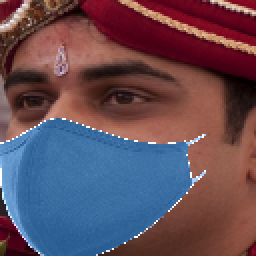
#> input picture dataset/part1/test/masked/0001928.png, 128 x 128 px (shown 2 times larger); its folder holds only this picture in this run; the run also reads 1 picture not shown here
$ jupyter execute EDA1.ipynb
#> lines starting #> are read from the running program, lines starting #| are printed output that depends on the picture
# 🎭 EDA — Masked Face Super Resolution (Kaggle: splitted-masked-ffhq-cropped)

Analyse exploratoire **exhaustive** du dataset utilisé pour le projet de reconstruction/super-résolution de visages masqués.

## Plan
1. **Configuration & chargement**
2. **Structure & arborescence**
3. **Volumétrie** — combien d'images par part/split/catégorie
4. **Appariement masked ↔ unmasked** *(critique pour l'entraînement)*
5. **Propriétés des images** — dimensions, modes, tailles de fichier
6. **Visualisation de paires** — qualité & alignement
7. **Échantillons par part** — diversité visuelle
8. **Statistiques pixel** — moyennes/écarts-types par canal
9. **Histogrammes** — distribution des intensités
10. **Image moyenne & localisation du masque**
11. **Comparaison inter-parts** — homogénéité des données
12. **Synthèse & recommandations**

## 1. Configuration & chargement

[cell 1]
import os
from pathlib import Path
from collections import defaultdict, Counter

import numpy as np
import pandas as pd
import matplotlib.pyplot as plt
from PIL import Image

plt.rcParams['figure.figsize'] = (12, 5)
plt.rcParams['figure.dpi'] = 90
pd.set_option('display.max_rows', 60)
pd.set_option('display.float_format', lambda x: f'{x:.2f}')

RANDOM_SEED = 42
np.random.seed(RANDOM_SEED)

[cell 2]
# ⚠️ CHANGE THIS PATH to where you extracted the Kaggle dataset
# Structure attendue : DATA_DIR / {part1,part2,part3} / {train,val,test} / {masked,unmasked} / *.png
DATA_DIR = Path('../dataset/')

PARTS = ['part1', 'part2', 'part3']
SPLITS = ['train', 'val', 'test']
CATEGORIES = ['masked', 'unmasked']

assert DATA_DIR.is_dir(), f"❌ DATA_DIR introuvable: {DATA_DIR.resolve()}\n→ Ajuste la variable DATA_DIR ci-dessus."
print(f"✓ Data dir: {DATA_DIR.resolve()}")

## 2. Structure & arborescence

Vérification que la structure correspond à l'attendu : `part{1,2,3} / {train,val,test} / {masked,unmasked}`.

[cell 3]
print(f"{DATA_DIR.name}/")
for part_dir in sorted(DATA_DIR.iterdir()):
    if not part_dir.is_dir() or part_dir.name not in PARTS:
        continue
    print(f"├── {part_dir.name}/")
    splits = sorted([d for d in part_dir.iterdir() if d.is_dir()])
    for i, split_dir in enumerate(splits):
        marker = '└──' if i == len(splits)-1 else '├──'
        print(f"│   {marker} {split_dir.name}/")
        for cat_dir in sorted(split_dir.iterdir()):
            if cat_dir.is_dir():
                n = len(list(cat_dir.glob('*.png')))
                print(f"│       ├── {cat_dir.name}/ ({n:,} images)")

## 3. Volumétrie

Comptage exact des images par combinaison (part, split, catégorie).

[cell 4]
rows = []
for part in PARTS:
    for split in SPLITS:
        for cat in CATEGORIES:
            d = DATA_DIR / part / split / cat
            if d.is_dir():
                n = len(list(d.glob('*.png')))
                rows.append({'part': part, 'split': split, 'category': cat, 'count': n})

df_vol = pd.DataFrame(rows)
pivot = df_vol.pivot_table(index=['part','split'], columns='category', values='count', fill_value=0)
pivot['total'] = pivot.sum(axis=1)
pivot.loc[('TOTAL','')] = pivot.sum()
print(pivot.to_string())
print(f"\n🔢 TOTAL: {df_vol['count'].sum():,} images")

[cell 5]
fig, axes = plt.subplots(1, 3, figsize=(18, 5))

# Bar chart: counts per (part, split) stacked by category
pivot_plot = pivot.drop(index='TOTAL', errors='ignore')[['masked','unmasked']]
pivot_plot.plot(kind='bar', ax=axes[0], color=['#e74c3c','#2ecc71'], width=0.75)
axes[0].set_title("Images par (part, split) et catégorie")
axes[0].set_ylabel('Nombre d\'images')
axes[0].tick_params(axis='x', rotation=45)
axes[0].legend(title='Catégorie')
axes[0].grid(axis='y', alpha=0.3)

# Pie: répartition par part
by_part = df_vol.groupby('part')['count'].sum()
axes[1].pie(by_part.values, labels=by_part.index, autopct='%1.1f%%',
            colors=['#3498db','#9b59b6','#f39c12'], startangle=90)
axes[1].set_title('Répartition par part')

# Pie: répartition par split (agrégé)
by_split = df_vol.groupby('split')['count'].sum()
axes[2].pie(by_split.values, labels=by_split.index, autopct='%1.1f%%',
            colors=['#16a085','#c0392b','#7f8c8d'], startangle=90)
axes[2].set_title('Répartition par split (agrégé)')

plt.tight_layout(); plt.show()
#> after `plt.tight_layout()`:
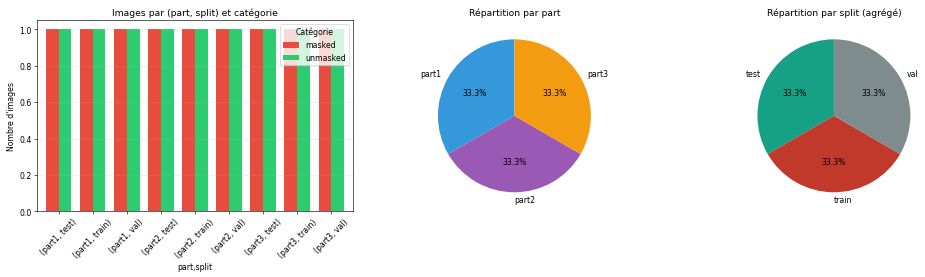
#> figure drawn by matplotlib, 3 panels

## 4. Appariement masked ↔ unmasked (CRITIQUE)

Pour l'entraînement supervisé, chaque image `masked/X.png` doit avoir son pendant `unmasked/X.png`.
Si ce n'est pas le cas → les paires ne sont pas alignées et il faut prévoir un filtre.

[cell 6]
rows = []
for part in PARTS:
    for split in SPLITS:
        m_dir = DATA_DIR / part / split / 'masked'
        u_dir = DATA_DIR / part / split / 'unmasked'
        if not (m_dir.is_dir() and u_dir.is_dir()):
            continue
        m_files = {p.name for p in m_dir.glob('*.png')}
        u_files = {p.name for p in u_dir.glob('*.png')}
        common = m_files & u_files
        denom = max(len(m_files), len(u_files), 1)
        rows.append({
            'part': part, 'split': split,
            'masked': len(m_files), 'unmasked': len(u_files),
            'paired': len(common),
            'masked_only': len(m_files - u_files),
            'unmasked_only': len(u_files - m_files),
            'pair_rate_%': round(100 * len(common) / denom, 1),
        })

df_pair = pd.DataFrame(rows)
print(df_pair.to_string(index=False))
print(f"\n✓ Total paires utilisables: {df_pair['paired'].sum():,}")
print(f"⚠️  Images orphelines: {(df_pair['masked_only'].sum() + df_pair['unmasked_only'].sum()):,}")

[cell 7]
# Visualisation du taux d'appariement
fig, ax = plt.subplots(figsize=(10, 4))
labels = df_pair['part'] + '/' + df_pair['split']
x = np.arange(len(labels))
width = 0.35
ax.bar(x - width/2, df_pair['paired'], width, label='Paires appariées', color='#27ae60')
ax.bar(x + width/2, df_pair['masked_only'] + df_pair['unmasked_only'], width,
       label='Orphelines', color='#e67e22')
ax.set_xticks(x); ax.set_xticklabels(labels, rotation=45)
ax.set_ylabel('Nombre d\'images')
ax.set_title('Paires utilisables vs. images orphelines par (part, split)')
ax.legend(); ax.grid(axis='y', alpha=0.3)
plt.tight_layout(); plt.show()
#> after `plt.tight_layout()`:
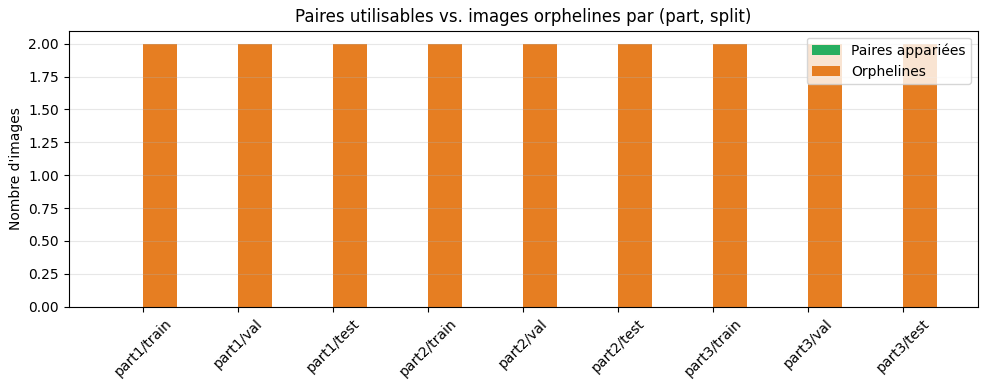
#> figure drawn by matplotlib, 1 panel

## 5. Propriétés des images

Dimensions, modes couleur, tailles de fichier. On scanne **toutes** les images.

[cell 8]
all_paths = list(DATA_DIR.glob('**/*.png'))
print(f"Scan de {len(all_paths):,} images...")

sizes = Counter()
modes = Counter()
file_sizes_kb = []

for p in all_paths:
    with Image.open(p) as im:
#> im is the input picture: PIL image 128x128 RGB; mean R, G, B 99.3, 76.8, 89.4
        sizes[im.size] += 1
        modes[im.mode] += 1
    file_sizes_kb.append(p.stat().st_size / 1024)

print(f"\n📐 Dimensions trouvées : {dict(sizes)}")
#| 📐 Dimensions trouvées : {(128, 128): 2}
print(f"🎨 Modes couleur      : {dict(modes)}")
#| 🎨 Modes couleur      : {'RGB': 2}
print(f"\n💾 Taille fichier (KB) : min={min(file_sizes_kb):.1f}  max={max(file_sizes_kb):.1f}  "
      f"mean={np.mean(file_sizes_kb):.1f}  median={np.median(file_sizes_kb):.1f}")

[cell 9]
fig, axes = plt.subplots(1, 2, figsize=(14, 4))
axes[0].hist(file_sizes_kb, bins=60, color='#3498db', edgecolor='black', alpha=0.75)
axes[0].axvline(np.mean(file_sizes_kb), color='red', linestyle='--', label=f'Moyenne: {np.mean(file_sizes_kb):.1f} KB')
axes[0].set_xlabel('Taille (KB)'); axes[0].set_ylabel('Fréquence')
axes[0].set_title('Distribution des tailles de fichier')
axes[0].legend(); axes[0].grid(alpha=0.3)

top_sizes = dict(sizes.most_common(6))
#> top_sizes = {(128, 128): 2}
axes[1].pie(top_sizes.values(), labels=[f"{k[0]}×{k[1]}" for k in top_sizes],
            autopct='%1.1f%%', startangle=90)
axes[1].set_title('Dimensions des images')
plt.tight_layout(); plt.show()
#> after `plt.tight_layout()`:
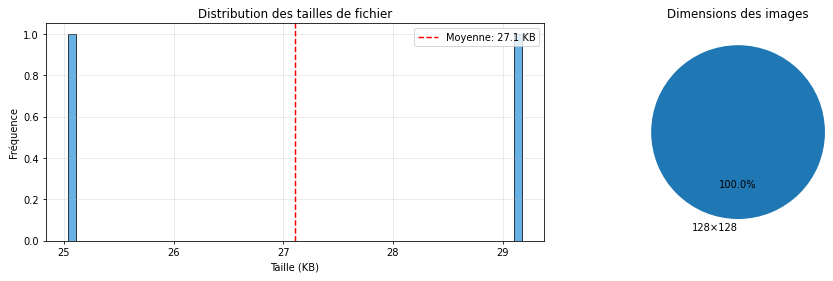
#> figure drawn by matplotlib, 2 panels

## 6. Visualisation de paires appariées

Affichage de quelques paires `masked`/`unmasked` ayant le **même filename**. Ça permet de voir si les paires correspondent visuellement (même personne ? même pose ?).

[cell 10]
def get_paired_samples(part, split, n=5):
    m_dir = DATA_DIR / part / split / 'masked'
    u_dir = DATA_DIR / part / split / 'unmasked'
    if not (m_dir.is_dir() and u_dir.is_dir()):
        return []
    m_files = {p.name for p in m_dir.glob('*.png')}
    u_files = {p.name for p in u_dir.glob('*.png')}
    common = sorted(m_files & u_files)
    if not common:
        return []
    sample = np.random.choice(common, size=min(n, len(common)), replace=False)
    return [(m_dir/name, u_dir/name) for name in sample]

pairs = get_paired_samples('part1', 'train', n=5)

if pairs:
    fig, axes = plt.subplots(2, len(pairs), figsize=(3*len(pairs), 6.5))
    if len(pairs) == 1: axes = axes.reshape(2, 1)
    for i, (m_path, u_path) in enumerate(pairs):
        axes[0,i].imshow(Image.open(m_path)); axes[0,i].axis('off')
        axes[0,i].set_title(f'Masked\n{m_path.name}', fontsize=9)
        axes[1,i].imshow(Image.open(u_path)); axes[1,i].axis('off')
        axes[1,i].set_title(f'Unmasked\n{u_path.name}', fontsize=9)
    plt.suptitle('Paires appariées — part1/train', fontsize=13, y=1.02)
    plt.tight_layout(); plt.show()
else:
    print("⚠️ Aucune paire appariée trouvée dans part1/train.")
    print("    → Le pairing par filename n'est pas effectif ici.")
    print("    → Option : traiter comme dataset non-apparié (CycleGAN-style) OU générer des masques synthétiquement.")

## 7. Échantillons aléatoires par part

Les 3 parts viennent de sources légèrement différentes — vérifions qu'elles sont visuellement cohérentes.

[cell 11]
n_per_cat = 4
fig, axes = plt.subplots(len(PARTS), n_per_cat*2, figsize=(2.2*n_per_cat*2, 2.5*len(PARTS)))

for i, part in enumerate(PARTS):
    for j, cat in enumerate(CATEGORIES):
        # trouver un split existant
        d = None
        for split in SPLITS:
            candidate = DATA_DIR / part / split / cat
            if candidate.is_dir() and any(candidate.glob('*.png')):
                d = candidate; break
        if d is None: continue
        files = list(d.glob('*.png'))
        sample = np.random.choice(files, size=min(n_per_cat, len(files)), replace=False)
        for k, p in enumerate(sample):
            ax = axes[i, j*n_per_cat + k]
            ax.imshow(Image.open(p)); ax.axis('off')
            if k == 0: ax.set_title(f'{part} / {cat}', fontsize=10, loc='left')

plt.suptitle('Échantillons aléatoires par part et catégorie', fontsize=13)
plt.tight_layout(); plt.show()

## 8. Statistiques pixel par catégorie

Moyenne et écart-type par canal RGB. Utile pour définir les valeurs de normalisation du pipeline PyTorch.

[cell 12]
def compute_pixel_stats(part, split, cat, max_samples=1000):
#> called with part = 'part1', split = 'train', cat = 'masked', max_samples = 1000
    d = DATA_DIR / part / split / cat
    if not d.is_dir(): return None
    files = list(d.glob('*.png'))
    if not files: return None
    if len(files) > max_samples:
        idx = np.random.choice(len(files), size=max_samples, replace=False)
        files = [files[i] for i in idx]
    # streaming pour éviter d'exploser la RAM
    sum_, sum_sq, n_px = np.zeros(3), np.zeros(3), 0
    for f in files:
        arr = np.array(Image.open(f).convert('RGB')).astype(np.float64)
        sum_   += arr.sum(axis=(0,1))
        sum_sq += (arr**2).sum(axis=(0,1))
        n_px   += arr.shape[0] * arr.shape[1]
#> n_px = 16384
    mean = sum_ / n_px
    var  = sum_sq / n_px - mean**2
    std  = np.sqrt(np.maximum(var, 0))
    return {'n_images': len(files), 'mean': mean, 'std': std}

stats_rows = []
for part in PARTS:
    for cat in CATEGORIES:
        s = compute_pixel_stats(part, 'train', cat, max_samples=1000)
        if s is None: continue
        stats_rows.append({
            'part': part, 'category': cat, 'n': s['n_images'],
            'mean_R': s['mean'][0], 'mean_G': s['mean'][1], 'mean_B': s['mean'][2],
            'std_R':  s['std'][0],  'std_G':  s['std'][1],  'std_B':  s['std'][2],
        })
df_stats = pd.DataFrame(stats_rows)
print(df_stats.to_string(index=False))

# Valeurs de normalisation suggérées (sur unmasked = ground truth)
mask_u = df_stats['category'] == 'unmasked'
if mask_u.any():
    mean_u = df_stats.loc[mask_u, ['mean_R','mean_G','mean_B']].mean().values / 255
    std_u  = df_stats.loc[mask_u, ['std_R','std_G','std_B']].mean().values / 255
    print(f"\n📌 Pour torchvision.transforms.Normalize (unmasked):")
    print(f"   mean = {mean_u.round(4).tolist()}")
    print(f"   std  = {std_u.round(4).tolist()}")

## 9. Histogrammes d'intensité

Est-ce que les images masquées ont une distribution de pixels différente des non-masquées ?
Si oui (ex: pic bleu/blanc dû aux masques chirurgicaux) → ça guide le choix de la loss.

[cell 13]
def collect_histogram(part, split, cat, n_images=300):
#> called with part = 'part1', split = 'train', cat = 'masked', n_images = 300
    d = DATA_DIR / part / split / cat
    if not d.is_dir(): return None
    files = list(d.glob('*.png'))[:n_images]
    if not files: return None
    hist_rgb = np.zeros((3, 256))
    for f in files:
        img = np.array(Image.open(f).convert('RGB'))
        for c in range(3):
            h, _ = np.histogram(img[:,:,c], bins=256, range=(0,256))
            hist_rgb[c] += h
    return hist_rgb / len(files)

hist_m = collect_histogram('part1', 'train', 'masked', 300)
hist_u = collect_histogram('part1', 'train', 'unmasked', 300)

if hist_m is not None and hist_u is not None:
    fig, axes = plt.subplots(1, 3, figsize=(16, 4))
    colors = ['#e74c3c', '#27ae60', '#3498db']
    labels = ['R', 'G', 'B']

    for c in range(3):
        axes[0].plot(hist_m[c], color=colors[c], label=labels[c], alpha=0.8)
        axes[1].plot(hist_u[c], color=colors[c], label=labels[c], alpha=0.8)
    axes[0].set_title('Masked — histogramme moyen'); axes[0].legend(); axes[0].grid(alpha=0.3)
    axes[1].set_title('Unmasked — histogramme moyen'); axes[1].legend(); axes[1].grid(alpha=0.3)
    axes[0].set_xlabel('Intensité'); axes[1].set_xlabel('Intensité')

    # Différence (masked - unmasked)
    for c in range(3):
        axes[2].plot(hist_m[c] - hist_u[c], color=colors[c], label=labels[c], alpha=0.8)
    axes[2].axhline(0, color='black', linewidth=0.5)
    axes[2].set_title('Différence (Masked − Unmasked)')
    axes[2].set_xlabel('Intensité'); axes[2].legend(); axes[2].grid(alpha=0.3)
    plt.tight_layout(); plt.show()
#> after `plt.tight_layout()`:
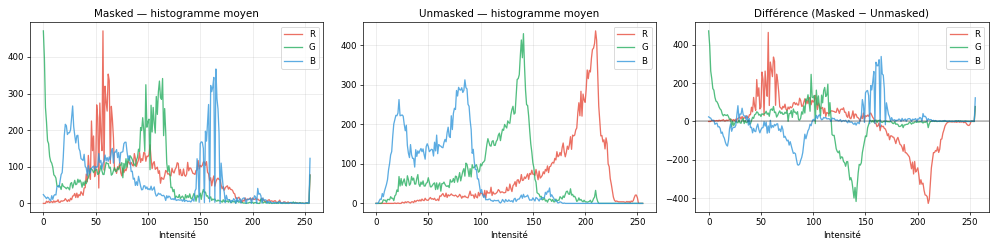
#> figure drawn by matplotlib, 3 panels; panel 1: curve peaks at x = 57, y = 471; panel 1: curve peaks at x = 0, y = 471; panel 1: curve peaks at x = 165, y = 367; panel 2: curve peaks at x = 210, y = 437

## 10. Image moyenne & localisation du masque

En moyennant toutes les images d'une catégorie, on obtient un "visage moyen". La différence entre les deux révèle **où se trouvent typiquement les masques** dans l'image.

[cell 14]
def compute_average_image(part, split, cat, n_images=1000):
#> called with part = 'part1', split = 'train', cat = 'masked', n_images = 1000
    d = DATA_DIR / part / split / cat
    if not d.is_dir(): return None, 0
    files = list(d.glob('*.png'))
    if not files: return None, 0
    if len(files) > n_images:
        idx = np.random.choice(len(files), size=n_images, replace=False)
        files = [files[i] for i in idx]
    acc = None
    for f in files:
        arr = np.array(Image.open(f).convert('RGB')).astype(np.float32)
        if acc is None: acc = np.zeros_like(arr)
        acc += arr
    return (acc / len(files)).astype(np.uint8), len(files)

avg_m, n_m = compute_average_image('part1', 'train', 'masked', 1000)
avg_u, n_u = compute_average_image('part1', 'train', 'unmasked', 1000)
#> call 2 of compute_average_image, with part = 'part1', split = 'train', cat = 'unmasked', n_images = 1000
#> in compute_average_image (call 2), `arr = np.array(Image.open(f).convert('RGB')).astype(np.float32)`:
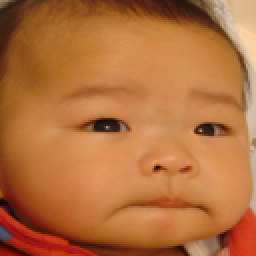
#> arr: shape (128, 128, 3) float32 (shown 2 times larger); mean R, G, B 179.6, 111.4, 61.1

if avg_m is not None and avg_u is not None:
    diff = np.abs(avg_m.astype(np.int16) - avg_u.astype(np.int16)).astype(np.uint8)
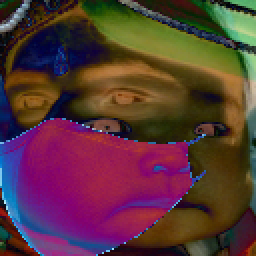
#> diff: shape (128, 128, 3) (shown 2 times larger); mean R, G, B 88.7, 54.1, 56.2
    diff_gray = diff.mean(axis=-1)
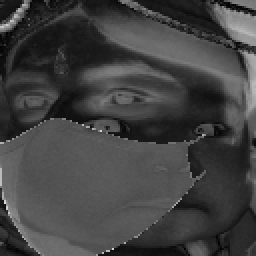
#> diff_gray: shape (128, 128) float64 (shown 2 times larger); min 2, max 222, mean 66.3

    fig, axes = plt.subplots(1, 4, figsize=(16, 4))
    axes[0].imshow(avg_m); axes[0].set_title(f'Moyenne — Masked\n(n={n_m})'); axes[0].axis('off')
    axes[1].imshow(avg_u); axes[1].set_title(f'Moyenne — Unmasked\n(n={n_u})'); axes[1].axis('off')
    axes[2].imshow(diff); axes[2].set_title('|Masked − Unmasked|\n(RGB)'); axes[2].axis('off')
    im = axes[3].imshow(diff_gray, cmap='hot')
    axes[3].set_title('Heatmap — zone masque'); axes[3].axis('off')
    plt.colorbar(im, ax=axes[3], fraction=0.046)
    plt.tight_layout(); plt.show()
#> after `plt.tight_layout()`:
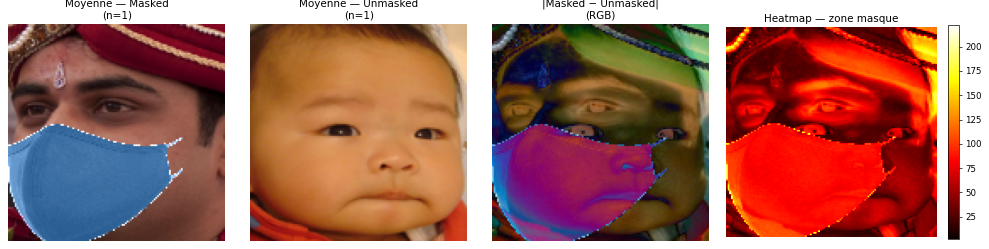
#> figure drawn by matplotlib, 5 panels

    # Diagnostic : la zone "chaude" est-elle bien en bas du visage ?
    h = diff_gray.shape[0]
#> h = 128
    top_half   = diff_gray[:h//2].mean()
    bot_half   = diff_gray[h//2:].mean()
    print(f"\n🔥 Intensité moyenne de la différence:")
    print(f"   Moitié haute (yeux/front) : {top_half:.2f}")
    print(f"   Moitié basse (nez/bouche) : {bot_half:.2f}")
    print(f"   Ratio bas/haut            : {bot_half/max(top_half,1e-6):.2f}× "
          f"{'✓ masque localisé en bas comme attendu' if bot_half > top_half else '⚠️ pas de localisation claire'}")

## 11. Comparaison inter-parts

Les 3 parts sont-elles statistiquement comparables ? Si une part a des caractéristiques très différentes, on peut vouloir stratifier l'échantillonnage.

[cell 15]
# On utilise df_stats déjà calculé (section 8)
fig, axes = plt.subplots(1, 2, figsize=(14, 4))

# Moyennes par canal × part × catégorie
pivot_mean = df_stats.pivot_table(index='part', columns='category', values=['mean_R','mean_G','mean_B'])
pivot_mean.plot(kind='bar', ax=axes[0], width=0.8)
axes[0].set_title('Moyenne des pixels par part & catégorie')
axes[0].set_ylabel('Intensité [0-255]')
axes[0].tick_params(axis='x', rotation=0)
axes[0].legend(bbox_to_anchor=(1.02, 1), loc='upper left', fontsize=8)
axes[0].grid(axis='y', alpha=0.3)

pivot_std = df_stats.pivot_table(index='part', columns='category', values=['std_R','std_G','std_B'])
pivot_std.plot(kind='bar', ax=axes[1], width=0.8)
axes[1].set_title('Écart-type des pixels par part & catégorie')
axes[1].set_ylabel('Std')
axes[1].tick_params(axis='x', rotation=0)
axes[1].legend(bbox_to_anchor=(1.02, 1), loc='upper left', fontsize=8)
axes[1].grid(axis='y', alpha=0.3)

plt.tight_layout(); plt.show()
#> after `plt.tight_layout()`:
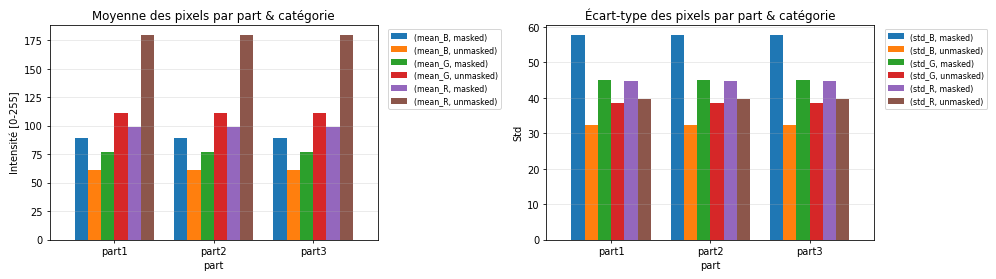
#> figure drawn by matplotlib, 2 panels

## 12. Synthèse & recommandations

[cell 16]
print("="*70)
print("📋 SYNTHÈSE DE L'EDA")
print("="*70)

total = df_vol['count'].sum()
n_masked = df_vol[df_vol['category']=='masked']['count'].sum()
n_unmasked = df_vol[df_vol['category']=='unmasked']['count'].sum()
n_paired = df_pair['paired'].sum()
n_orphan = df_pair['masked_only'].sum() + df_pair['unmasked_only'].sum()

print(f"\n▸ VOLUMÉTRIE")
print(f"   Total images         : {total:,}")
print(f"   Masked               : {n_masked:,}")
print(f"   Unmasked             : {n_unmasked:,}")
print(f"   Paires utilisables   : {n_paired:,}  ({100*n_paired/max(n_masked,1):.1f}% des masked)")
print(f"   Orphelines           : {n_orphan:,}")

print(f"\n▸ TECHNIQUE")
print(f"   Dimensions           : {dict(sizes)}")
#|    Dimensions           : {(128, 128): 2}
print(f"   Modes couleur        : {dict(modes)}")
#|    Modes couleur        : {'RGB': 2}
